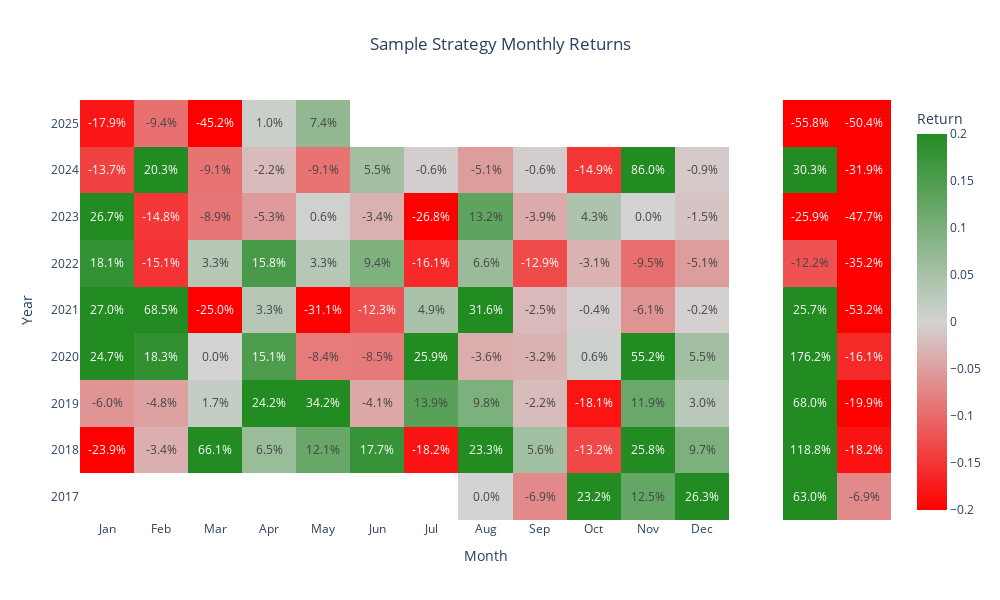

The code cell stored with this chart in its notebook:
### Code cell
report.plot_monthly_returns()

### Figure 1 — Plotly figure (JSON) as saved in the notebook; plotly's stock layout.template omitted (floating-point values rounded to 4 significant figures; data arrays with more than 128 entries replaced by an {"elided": "..."} marker saying what was removed)
{"data": [{"coloraxis": "coloraxis", "hovertemplate": "Month: %{x}<br>Year: %{y}<br>Return: %{z}<extra></extra>", "name": "0", "texttemplate": "%{z:.1%}", "type": "heatmap", "x": ["Jan", "Feb", "Mar", "Apr", "May", "Jun", "Jul", "Aug", "Sep", "Oct", "Nov", "Dec", "", "Annual Return", "Max Drawdown"], "xaxis": "x", "y": ["2025", "2024", "2023", "2022", "2021", "2020", "2019", "2018", "2017"], "yaxis": "y", "z": {"elided": "9x15 float values"}}], "layout": {"coloraxis": {"cmax": 0.2, "cmin": -0.2, "colorbar": {"title": {"text": "Return"}}, "colorscale": [[0, "red"], [0.5, "lightgrey"], [1, "forestgreen"]]}, "font": {"size": 12}, "height": 600, "paper_bgcolor": "white", "plot_bgcolor": "white", "title": {"text": "Sample Strategy Monthly Returns", "x": 0.5}, "width": 1000, "xaxis": {"anchor": "y", "domain": [0, 1], "tickmode": "array", "ticktext": ["Jan", "Feb", "Mar", "Apr", "May", "Jun", "Jul", "Aug", "Sep", "Oct", "Nov", "Dec", "", "Annual Return", "Max Drawdown"], "tickvals": [0, 1, 2, 3, 4, 5, 6, 7, 8, 9, 10, 11, 12], "title": {"text": "Month"}}, "yaxis": {"anchor": "x", "autorange": "reversed", "domain": [0, 1], "dtick": 1, "tickmode": "linear", "title": {"text": "Year"}}}}
